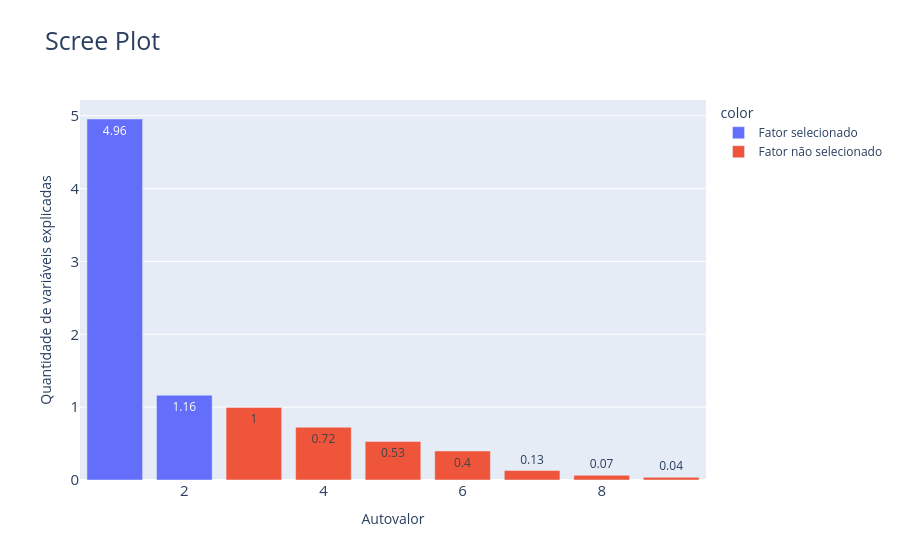

This figure's notebook cell:
### Code cell
fig = px.bar(x = range(1,10), y = autovalores, text = np.around(autovalores, decimals = 2),
             title = 'Scree Plot', color = fatores_selecionados)
fig.update_layout(yaxis = {'title': 'Quantidade de variáveis explicadas', 'tickfont':{'size':15}},
                  xaxis = {'title': 'Autovalor', 'tickfont': {'size': 15}},
                  title = {'font':{'size':25}})
fig.show()

### Figure 1 — Plotly figure (JSON) as saved in the notebook; plotly's stock layout.template omitted (floating-point values rounded to 4 significant figures)
{"data": [{"hovertemplate": "color=Fator selecionado<br>x=%{x}<br>y=%{y}<br>text=%{text}<extra></extra>", "legendgroup": "Fator selecionado", "marker": {"color": "#636efa", "pattern": {"shape": ""}}, "name": "Fator selecionado", "orientation": "v", "showlegend": true, "text": [4.96, 1.16], "textposition": "auto", "type": "bar", "x": [1, 2], "xaxis": "x", "y": [4.956, 1.164], "yaxis": "y"}, {"hovertemplate": "color=Fator não selecionado<br>x=%{x}<br>y=%{y}<br>text=%{text}<extra></extra>", "legendgroup": "Fator não selecionado", "marker": {"color": "#EF553B", "pattern": {"shape": ""}}, "name": "Fator não selecionado", "orientation": "v", "showlegend": true, "text": [1.0, 0.72, 0.53, 0.4, 0.13, 0.07, 0.04], "textposition": "auto", "type": "bar", "x": [3, 4, 5, 6, 7, 8, 9], "xaxis": "x", "y": [0.9964, 0.7241, 0.5293, 0.3983, 0.1297, 0.06507, 0.03685], "yaxis": "y"}], "layout": {"barmode": "relative", "legend": {"title": {"text": "color"}, "tracegroupgap": 0}, "title": {"font": {"size": 25}, "text": "Scree Plot"}, "xaxis": {"anchor": "y", "domain": [0, 1], "tickfont": {"size": 15}, "title": {"text": "Autovalor"}}, "yaxis": {"anchor": "x", "domain": [0, 1], "tickfont": {"size": 15}, "title": {"text": "Quantidade de variáveis explicadas"}}}}
